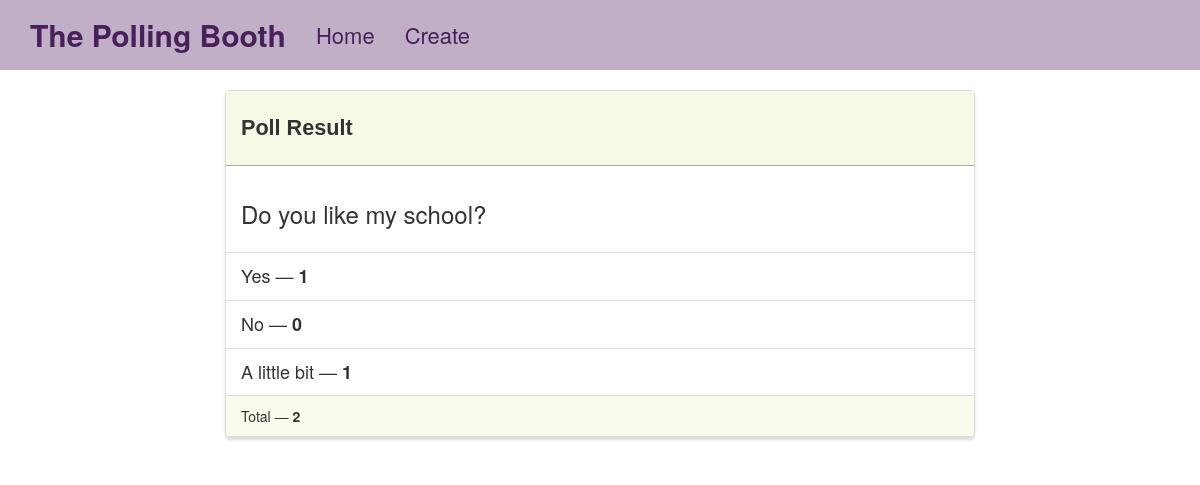
Page /results/9/ on the committed database.
### poll/models.py (models this page shows)
class Poll(models.Model):
    question = models.TextField()
    option_one = models.CharField(max_length=30)
    option_two = models.CharField(max_length=30)
    option_three = models.CharField(max_length=30)
    option_one_count = models.IntegerField(default=0)
    option_two_count = models.IntegerField(default=0)
    option_three_count = models.IntegerField(default=0)
    def total(self):
        return self.option_one_count + self.option_two_count +self.option_three_count

### poll/views.py (the view)
# urls.py: path('results/<poll_id>/', poll_views.results, name='results'),
def results(request, poll_id):
    poll = Poll.objects.get(pk=poll_id)
    context = {
        'poll': poll
    }
    return render(request, 'poll/results.html', context)

### poll/templates/poll/results.html (shortened to what this page needs)
{% extends "poll/base.html" %}
{% block main %}
<div class="row">
    <div class="col-lg-8 col-lg-offset-2">
        <div class="panel panel-default">
            <div class="panel-heading">
                <h3 class="panel-title">Poll Result</h3>
            </div>
            <div class="panel-body">
                <h3>{{poll.question}}</h3>
            </div>
            <ul class="list-group">
                <li class="list-group-item">{{poll.option_one}} &mdash; <strong>{{poll.option_one_count}}</strong></li>
                <li class="list-group-item">{{poll.option_two}} &mdash; <strong>{{poll.option_two_count}}</strong></li>
                <li class="list-group-item">{{poll.option_three}} &mdash; <strong>{{poll.option_three_count}}</strong></li>
            </ul>
            <div class="panel-footer">
                Total &mdash; <strong>{{poll.total}}</strong>
            </div>
        </div>
    </div>
</div>
{% endblock %}

### poll/static/style.css (style rules this page uses)
.panel-default > .panel-heading { color: #333; background-color: rgba(245, 245, 220, .7); border-color: rgba(119, 119, 108, 0.6); font-size: large; }
.panel-footer { background-color: rgba(245, 245, 220, .5); border-color: rgba(245, 245, 220, .4); }
.panel { margin-top: 20px; box-shadow: 0px 3px 3px 0px #ddd; }
.panel-title { font-weight: bolder; font-size: larger; padding-top: 15px; padding-bottom: 15px; font-family: Arial, Helvetica, sans-serif; font: outline; }
.list-group-item { font-size: large; }

### rows in the picture
Poll: question "Do you like my school?", option_one "Yes", option_one_count "1", option_two "No", option_two_count "0", option_three "A little bit", option_three_count "1", total "2"
